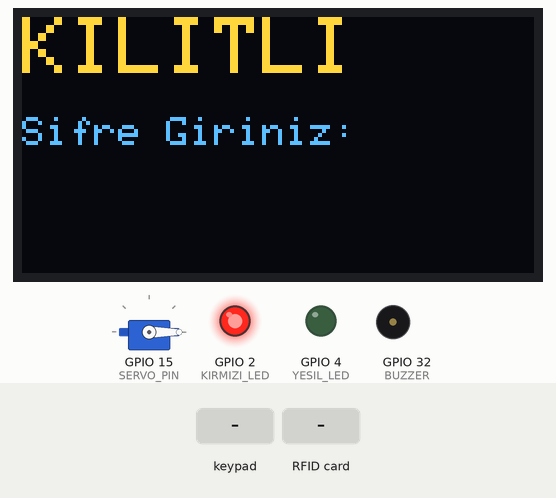
Simulated run of this sketch. Board: ESP32. Shown: servo, 128×64 one-colour display, output pins drawn as LEDs (lit = HIGH), buzzer (waves = sounding). Inputs (shaded band) come from the test bench. The OLED is the two-colour kind (top 16 rows yellow).

Above: at 3.3 s.
3.4 s: keypad keys 1 2 3 4 # pressed 0.4 s apart
At 5.7 s:
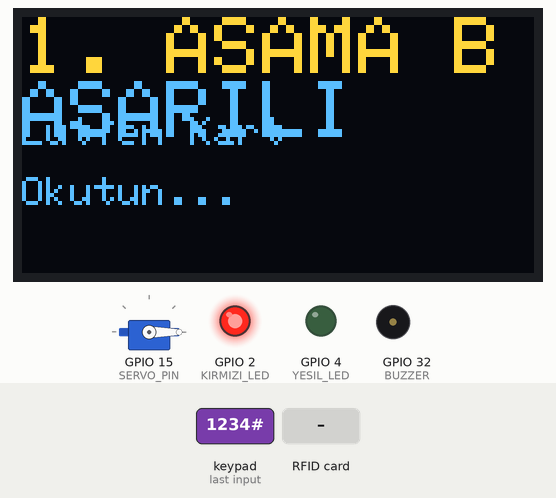
6.9 s: RFID card 5E 7A 19 C4 held to the reader
At 8.9 s:
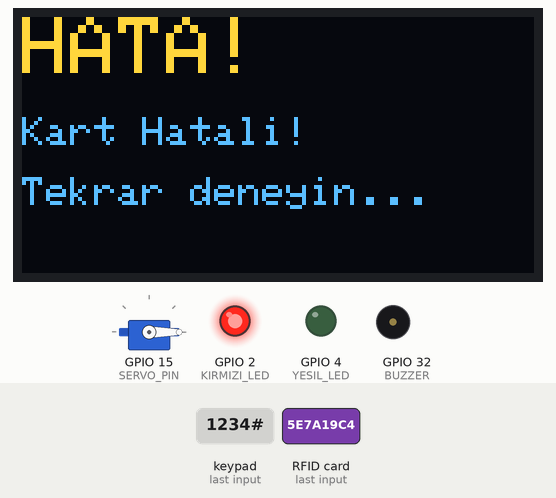
9.1 s: key '#' pressed
At 12.0 s:
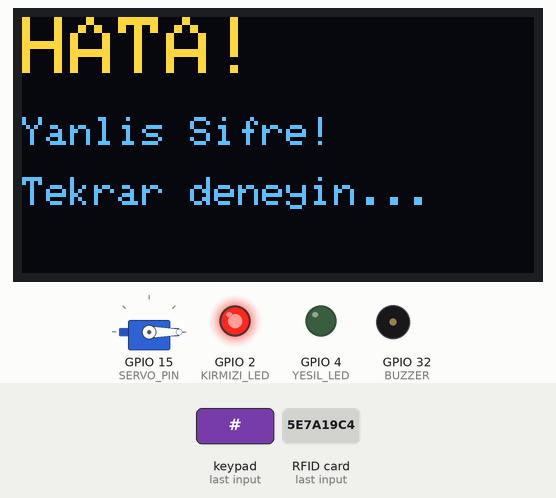
12.1 s: keypad keys 1 2 3 4 pressed 0.4 s apart
At 15.2 s:
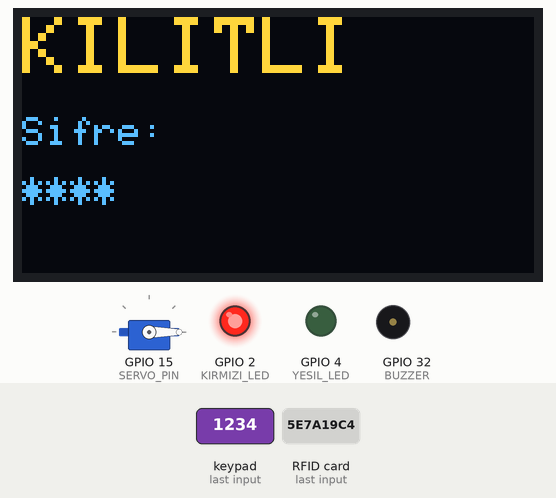
15.5 s: key '*' pressed
At 16.0 s:
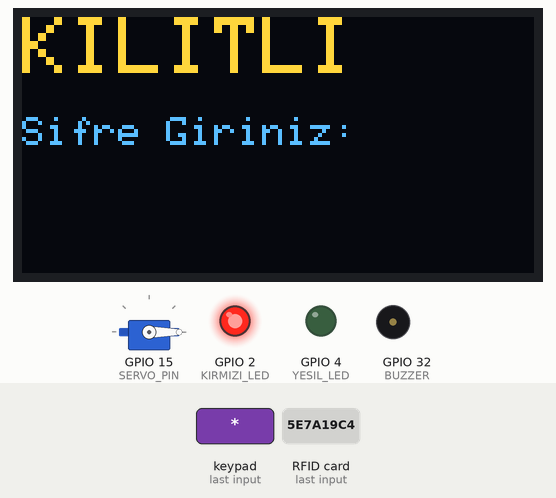
17.0 s: key '1' pressed
At 18.0 s:
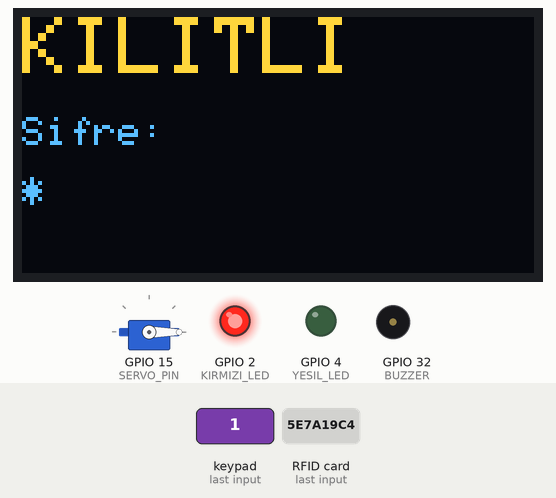
Timing chart, 0 to 19.5 s (numbered marks = the images above; inputs shaded):
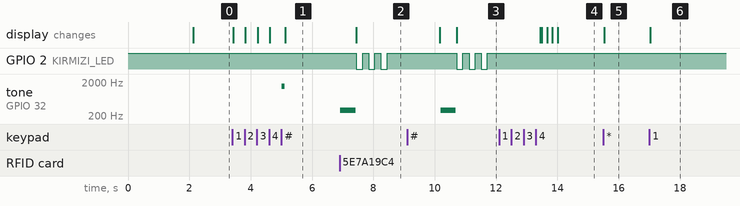

The sketch:

smart_safe.ino
```cpp
#include <Wire.h>
#include <Adafruit_GFX.h>
#include <Adafruit_SSD1306.h>
#include <ESP32Servo.h>
#include <SPI.h>
#include <MFRC522.h>
#include <Keypad.h>

// --- PIN TANIMLAMALARI ---
#define EKRAN_GENISLIGI 128
#define EKRAN_YUKSEKLIGI 64
#define OLED_RESET -1
Adafruit_SSD1306 display(EKRAN_GENISLIGI, EKRAN_YUKSEKLIGI, &Wire, OLED_RESET);

#define YESIL_LED 4
#define KIRMIZI_LED 2
#define BUZZER 32
#define SERVO_PIN 15

#define TRIG_PIN 16
#define ECHO_PIN 17

#define SS_PIN 5
#define RST_PIN 99

Servo kilitServo;
MFRC522 rfid(SS_PIN, RST_PIN);

// --- KEYPAD AYARLARI ---
const byte ROWS = 4;
const byte COLS = 3;
char keys[ROWS][COLS] = {
  {'1','2','3'},
  {'4','5','6'},
  {'7','8','9'},
  {'*','0','#'}
};
byte rowPins[ROWS] = {13, 12, 14, 27};
byte colPins[COLS] = {26, 25, 33};
Keypad keypad = Keypad( makeKeymap(keys), rowPins, colPins, ROWS, COLS );

// --- SİSTEM DEĞİŞKENLERİ ---
String sifre = "1234";
String girilenSifre = "";
String anaKartID = "43C1214";

bool kilitDurumu = true;
int guvenlikAsamasi = 0;      // 0 = Şifre bekleniyor, 1 = Kart bekleniyor
unsigned long kasaAcilisZamani = 0;
int beklemeSuresiSn = 10;

void setup() {
  Serial.begin(115200);

  pinMode(YESIL_LED, OUTPUT);
  pinMode(KIRMIZI_LED, OUTPUT);
  pinMode(BUZZER, OUTPUT);
  pinMode(TRIG_PIN, OUTPUT);
  pinMode(ECHO_PIN, INPUT);

  digitalWrite(KIRMIZI_LED, HIGH);
  digitalWrite(YESIL_LED, LOW);

  kilitServo.setPeriodHertz(50);
  kilitServo.attach(SERVO_PIN, 500, 2400);
  kilitServo.write(0);

  SPI.begin();
  rfid.PCD_Init();

  display.begin(SSD1306_SWITCHCAPVCC, 0x3C);
  ekranYaz("AKILLI KASA", "2 Adimli Guvenlik", "");
  delay(2000);

  // Başlangıçta şifre ekranını göster
  guvenlikAsamasi = 0;
  ekranYaz("KILITLI", "Sifre Giriniz:", "");
}

void loop() {
  if(kilitDurumu) {
    kilitliMod();
  } else {
    acikMod();
  }
}

// --- YAVAS SERVO FONKSIYONU ---
void servoYavasCek(int hedefDerece) {
  int simdikiDerece = kilitServo.read();

  if (simdikiDerece < hedefDerece) {
    for (int i = simdikiDerece; i <= hedefDerece; i++) {
      kilitServo.write(i);
      delay(20);
    }
  } else {
    for (int i = simdikiDerece; i >= hedefDerece; i--) {
      kilitServo.write(i);
      delay(20);
    }
  }
}

// --- MESAFE ÖLÇME ---
float mesafeOlcer() {
  digitalWrite(TRIG_PIN, LOW);
  delayMicroseconds(2);
  digitalWrite(TRIG_PIN, HIGH);
  delayMicroseconds(10);
  digitalWrite(TRIG_PIN, LOW);

  long sure = pulseIn(ECHO_PIN, HIGH, 30000);
  if(sure == 0) return 999.0;
  float mesafe = sure * 0.034 / 2;
  return mesafe;
}

// --- KİLİTLİ DURUM (ÇİFT AŞAMALI) ---
void kilitliMod() {

  // --- 1. AŞAMA: ŞİFRE İŞLEMLERİ ---
  if(guvenlikAsamasi == 0) {
    char key = keypad.getKey();

    if(key) {
      if(key == '*') {
        girilenSifre = "";
        ekranYaz("KILITLI", "Sifre Giriniz:", "");
      } else if(key == '#') {
        sifreKontrol(); // Şifreyi kontrol et, doğruysa 2. aşamaya geç
      } else {
        if(girilenSifre.length() < 4) {
          girilenSifre += key;
          String yildizlar = "";
          for(int i=0; i<girilenSifre.length(); i++) yildizlar += "*";
          ekranYaz("KILITLI", "Sifre:", yildizlar);
        }
      }
    }
  }

  // --- 2. AŞAMA: KART İŞLEMLERİ ---
  else if(guvenlikAsamasi == 1) {
    // Tuş takımını burada devre dışı bıraktık, sadece kart okumaya bakıyoruz

    if(!rfid.PICC_IsNewCardPresent()) return;
    if(!rfid.PICC_ReadCardSerial()) return;

    String okunanID = "";
    for(byte i=0; i<rfid.uid.size; i++) {
      okunanID += String(rfid.uid.uidByte[i], HEX);
    }
    okunanID.toUpperCase();

    if(okunanID == anaKartID) {
      kasaAc(); // Şifre doğru, kart doğru -> KASA AÇILIR
    } else {
      hataliGiris("Kart Hatali!"); // Şifre doğruydu ama kart yanlış
    }
    rfid.PICC_HaltA();
  }
}

void sifreKontrol() {
  if(girilenSifre == sifre) {
    // Şifre doğru! 2. aşamaya geç
    guvenlikAsamasi = 1;
    tone(BUZZER, 1500); delay(100); // Kısa onay sesi
    noTone(BUZZER);
    ekranYaz("1. ASAMA BASARILI", "Lutfen Kart", "Okutun...");
  } else {
    hataliGiris("Yanlis Sifre!"); // Şifre yanlış, 2. aşamaya geçme
  }
  girilenSifre = "";
}

// --- AÇIK DURUM ---
void acikMod() {
  float mesafe = mesafeOlcer();

  if(mesafe < 5.0) {
    noTone(BUZZER);
    kasaKapat();
    return;
  }

  unsigned long gecenSure = (millis() - kasaAcilisZamani) / 1000;
  int kalanSure = beklemeSuresiSn - gecenSure;

  if(kalanSure > 0) {
    String yazi = "Kapanma: " + String(kalanSure) + " sn";
    ekranYaz("KASA ACIK", yazi, "");
  } else {
    ekranYaz("UYARI!", "SURE DOLDU", "Kapagi kapatin!");

    if((millis() / 300) % 2 == 0) {
      tone(BUZZER, 1000);
    } else {
      noTone(BUZZER);
    }
  }
}

// --- KASA AÇMA / KAPAMA ---
void kasaAc() {
  kilitDurumu = false;
  kasaAcilisZamani = millis();
  guvenlikAsamasi = 0; // Sıfırla

  digitalWrite(KIRMIZI_LED, LOW);
  digitalWrite(YESIL_LED, HIGH);

  tone(BUZZER, 1000); delay(100);
  tone(BUZZER, 1500); delay(100);
  noTone(BUZZER);

  servoYavasCek(90);
  ekranYaz("KASA ACILDI!", "Guvenlik Dogrulandi", "10 sn icinde kapanir");
}

void kasaKapat() {
  kilitDurumu = true;
  guvenlikAsamasi = 0; // Sıfırla, bir sonraki açılışta tekrar şifre istesin

  digitalWrite(KIRMIZI_LED, HIGH);
  digitalWrite(YESIL_LED, LOW);

  servoYavasCek(0);
  ekranYaz("KILITLI", "Sifre Giriniz:", "");
}

void hataliGiris(String hataTuru) {
  tone(BUZZER, 300); delay(500);
  noTone(BUZZER);

  ekranYaz("HATA!", hataTuru, "Tekrar deneyin...");

  for(int i=0; i<3; i++) {
    digitalWrite(KIRMIZI_LED, LOW); delay(200);
    digitalWrite(KIRMIZI_LED, HIGH); delay(200);
  }

  guvenlikAsamasi = 0; // Hata yapınca başa dön, tekrar şifre istesin
  delay(1500);
  ekranYaz("KILITLI", "Sifre Giriniz:", "");
}

// --- EKRAN YAZMA ---
void ekranYaz(String satir1, String satir2, String satir3) {
  display.clearDisplay();
  display.setTextSize(2);
  display.setTextColor(SSD1306_WHITE);
  display.setCursor(0, 0);
  display.println(satir1);

  display.setTextSize(1);
  display.setCursor(0, 25);
  display.println(satir2);
  display.setCursor(0, 40);
  display.println(satir3);
  display.display();
}
```

Measured:
- after the input at 3.4 s, tone on GPIO 32 (BUZZER): silent → 1500 Hz after 1.6 s, → silent 0.10 s later; the display: first changes at once (image 1 shows a later state)
- after the input at 6.9 s, GPIO 2 (KIRMIZI_LED): alternates HIGH for 0.20 s and LOW for 0.20 s, 6 changes in all, then stays HIGH, starting after 0.55 s; tone on GPIO 32 (BUZZER): silent → 300 Hz at once, → silent 0.50 s later; the display: changes after 0.55 s (image 2)
- after the input at 9.1 s, GPIO 2 (KIRMIZI_LED): alternates HIGH for 0.20 s and LOW for 0.20 s, starting after 1.6 s; tone on GPIO 32 (BUZZER): silent → 300 Hz after 1.1 s, → silent 0.50 s later; the display: first differs from a run without the input after 1.6 s (image 3)
- after the input at 12.1 s, the display: first differs from a run without the input after 1.4 s (image 4 shows a later state)
- after the input at 15.5 s, the display: changes at once (image 5)
- after the input at 17.0 s, the display: changes at once (image 6)
